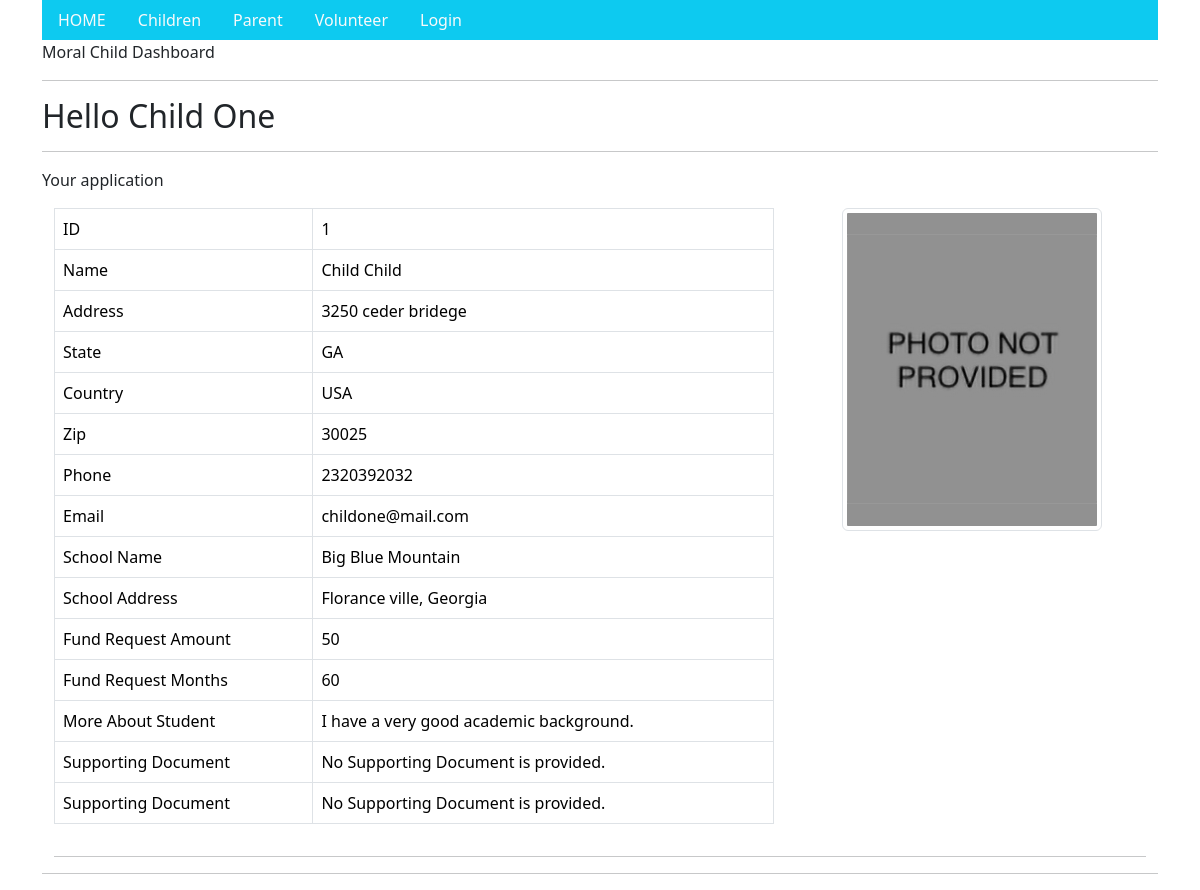
Screenshot of /children/1 with the database file from the repository.
### child/models.py (models this page shows, shortened)
class Child(models.Model):
    firstname = models.CharField(max_length=255)
    lastname = models.CharField(max_length=255)
    address = models.CharField(max_length=255, blank=True)
    zip_code = models.CharField(max_length=20, blank=True)
    state = models.CharField(max_length=100, blank=True)
    country = models.CharField(max_length=100, blank=True)
    phone = models.CharField(max_length=50)
    email = models.CharField(max_length=60)
    date_of_birth = models.DateField(null=True, blank=True)
    photo = models.ImageField(null=True, blank=True, upload_to="documents/")
    school_name = models.CharField(max_length=200, blank=True)
    school_address = models.CharField(max_length=200, blank=True)
    school_zip = models.CharField(max_length=20, blank=True)
    desription = models.TextField(max_length=800, blank=True)
    fund_request_amount = models.IntegerField(null=True, blank=True)
    fund_request_months = models.IntegerField(null=True, blank=True)
    fund_approved_amount = models.IntegerField(null=True, blank=True)
    fund_approved_months = models.IntegerField(null=True, blank=True)
    background_cheking = models.BooleanField(default=False)
    background_check_comment = models.CharField(max_length=400, null=True, blank=True)
    application_date = models.DateField(null=True, blank=True, default=datetime.date.today)
    application_approval_date = models.DateField(null=True, blank=True)
    isRemoved = models.BooleanField(default=False)
    login_id = models.CharField(max_length=100, null=True, blank=True)
    supporting_document1 = models.ImageField(null=True, blank=True, upload_to="documents/")
    supporting_document2 = models.ImageField(null=True, blank=True, upload_to="documents/")

### child/views.py (the view)
# urls.py: path('children/', include("django.contrib.auth.urls")),
def children(request, id):
    child = Child.objects.get(id=id)
    template = loader.get_template('dashboard.html')
    context = {
        'child' : child,
    }
    return HttpResponse(template.render(context,request))

### child/templates/dashboard.html (shortened to what this page needs)
{% extends "base.html" %}
{% load static %}
        {% block content %}
        <div class="container">
            <ul class="nav bg-info">
              <li class="nav-item">
                <a class="nav-link link-light" href="/">HOME</a>
              </li>
              <li class="nav-item">
                <a class="nav-link link-light" href="/children/1">Children</a>
              </li>
              <li class="nav-item">
                <a class="nav-link link-light" href="/parents/1">Parent</a>
              </li>
              <li class="nav-item">
                <a class="nav-link link-light" href="/volunteers/1">Volunteer</a>
              </li>
              <li class="nav-item">
                <a class="nav-link link-light" href="/children/login/">Login</a>
              </li>
            </ul>
        <p>Moral Child Dashboard</p>
        <hr>
        <h2>Hello {{child.firstname}} {{child.lastname}}</h2>
        <hr>
        <p> Your application </p>
        <div class="container">
          <div class="row">
            <div class="col-sm-8">
              <table class="table table-bordered">
                  <tbody>
                    <tr>
                      <td>ID</td>
                      <td>{{child.id}} </td>
                    </tr>
                      <tr>
                      <td>Name</td>
                      <td>{{child.firstname}} {{child.firstname}}</td>
                    </tr>
                    <tr>
                      <td>Address</td>
                      <td>{{child.address}}</td>
                    </tr>
                    <tr>
                      <td>State</td>
                      <td>{{child.state}}</td>
                    </tr>
                    <tr>
                      <td>Country</td>
                      <td>{{child.country}}</td>
                    </tr>
                    <tr>
                      <td>Zip</td>
                      <td>{{child.zip_code}}</td>
                    </tr>
                    <tr>
                      <td>Phone</td>
                      <td>{{child.phone}}</td>
                    </tr>
                    <tr>
                      <td>Email</td>
                      <td>{{child.email}}</td>
                    </tr>
                    <tr>
                      <td>School Name</td>
                      <td>{{child.school_name}}</td>
                    </tr>
                    <tr>
                      <td>School Address</td>
                      <td>{{child.school_address}}</td>
                    </tr>
                    <tr>
                      <td>Fund Request Amount</td>
                      <td>{{child.fund_request_amount}}</td>
                    </tr>
                    <tr>
                      <td>Fund Request Months</td>
                      <td>{{child.fund_request_months}}</td>
                    </tr>
                    <tr>
                      <td>More About Student</td>
                      <td>{{child.desription}}</td>
                    </tr>
                    <tr>
                      <td>Supporting Document</td>
                      <td> {% if child.supporting_document1 %} <a href="{{ child.supporting_document1.url }}"> Suporting Document </a>  {% else %} No Supporting Document is provided. {% endif %}</td>
                    </tr>
                    <tr>
                      <td>Supporting Document</td>
                      <td> {% if child.supporting_document2 %} <a href="{{ child.supporting_document2.url }}"> Suporting Document </a>  {% else %} No Supporting Document is provided. {% endif %}</td>
                    </tr>
                  </tbody>
                </table>
            </div>
            {% if child.photo %}
              <div class="col-sm-4"><img src="{{ child.photo.url }}" alt="child img" class="image-fluid img-thumbnail rounded mx-auto d-block"></div>
            {% else %}
              <div class="col-sm-4"><img src="{% static 'no-photo.png' %}" alt="No Photo is provided" class="image-fluid img-thumbnail rounded mx-auto d-block"></div>
            {% endif %}
          </div>
          <hr>
        </div>
        <hr>
        {% endblock %}

### rows the page displays
Child: firstname "Child", lastname "One", id "1", address "3250 ceder bridege", state "GA", country "USA", zip_code "30025", phone "2320392032", email "childone@mail.com", school_name "Big Blue Mountain", school_address "Florance ville, Georgia", fund_request_amount "50", fund_request_months "60", desription "I have a very good academic background."
